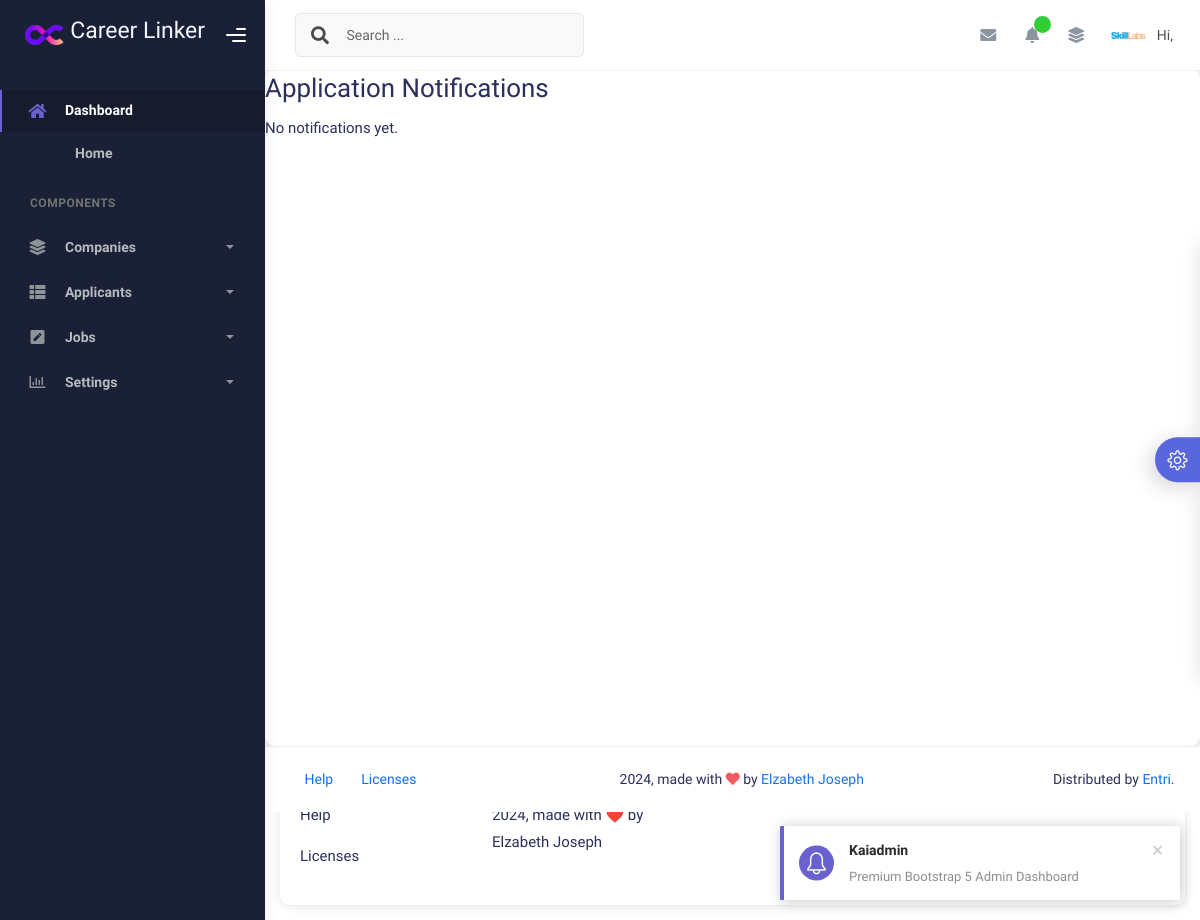
Before: /company/company/notifications/ (signed in) with the older database file.
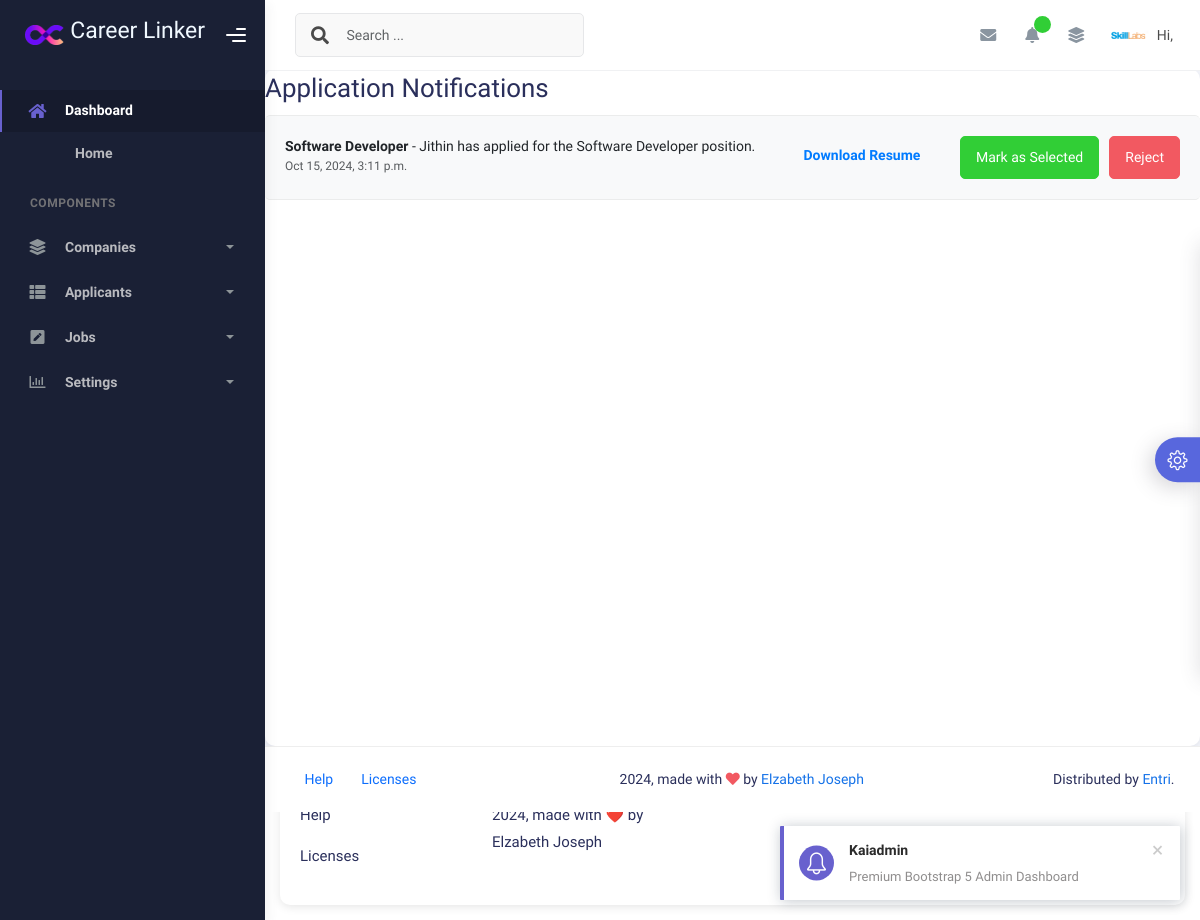
After: the same page with the newer database file.
### adminpanel/models.py (models this page shows, shortened)
class ApplicationNotification(models.Model):
    job = models.ForeignKey(Job, on_delete=models.CASCADE)
    company_user = models.ForeignKey(User, related_name='notifications', on_delete=models.CASCADE)
    applicant = models.ForeignKey(User, related_name='applications', on_delete=models.CASCADE)
    message = models.TextField()
    created_at = models.DateTimeField(auto_now_add=True)
    is_read = models.BooleanField(default=False)
    class Meta:
        verbose_name = 'Application Notification'
        verbose_name_plural = 'Application Notifications'
        ordering = ['-created_at']

class Job(models.Model):
    class ExperienceChoices(models.TextChoices):
        FRESHER = 'freshers', 'Freshers'
        YEARS_0_2 = '0 - 2 years', '0 - 2 years'
        YEARS_2_4 = '2 - 4 years', '2 - 4 years'
        YEARS_4_6 = '4 - 6 years', '4 - 6 years'
        YEARS_6_8 = '6 - 8 years', '6 - 8 years'
        YEARS_8_PLUS = '8+ years', '8+ years'
    class IndustryChoices(models.TextChoices):
        IT = 'IT Services & Consulting', 'IT Services & Consulting'
        HEALTHCARE = 'Healthcare', 'Healthcare'
        FINANCE = 'Finance', 'Finance'
        RETAIL = 'Retail', 'Retail'
        MANUFACTURING = 'Manufacturing', 'Manufacturing'
        TELECOM = 'Telecommunications', 'Telecommunications'
    class EmploymentTypeChoices(models.TextChoices):
        FULL_TIME = 'FT', 'Full-Time'
        PART_TIME = 'PT', 'Part-Time'
        CONTRACT = 'CT', 'Contract'
        FREELANCE = 'FR', 'Freelance'
        INTERNSHIP = 'IN', 'Internship'
    company = models.ForeignKey(CompanyProfile, on_delete=models.CASCADE)  # Link to CompanyProfile
    title = models.CharField(max_length=255)
    description = models.TextField()
    location = models.CharField(max_length=255)
    openings = models.PositiveIntegerField(default=1)
    selected_candidates = models.IntegerField(default=0)  # Add this field
    role = models.CharField(max_length=100, default='Not specified')
    employment_type = models.CharField(max_length=50, choices=EmploymentTypeChoices.choices, default=EmploymentTypeChoices.FULL_TIME)
    salary = models.PositiveIntegerField(default=0)  # Using PositiveIntegerField for simplicity
    experience_required = models.CharField(max_length=50, choices=ExperienceChoices.choices, default=ExperienceChoices.YEARS_0_2)
    industry_type = models.CharField(max_length=255, choices=IndustryChoices.choices, default=IndustryChoices.IT)
    key_skills = models.TextField(default="Not specified")
    posted_at = models.DateTimeField(auto_now_add=True)
    is_active = models.BooleanField(default=True)

### companypanel/views.py (the view)
# urls.py: path('company/notifications/', application_notifications, name='application_notifications'),
@login_required
def application_notifications(request):
    company = get_object_or_404(CompanyProfile, user=request.user)  # Ensure company is being fetched correctly
    job = Job.objects.filter(company__user=request.user).first()
    if not job:
        messages.error(request, 'No job found for this company.')
        return redirect('company_home')  # Redirect if no job is found
    company_notifications = ApplicationNotification.objects.filter(
        company_user=request.user
    ).order_by('-created_at')
    return render(request, 'companypanel/application_notification.html', {
        'company_notifications': company_notifications,
        'company': company,
        'job': job,
    })

### companypanel/templates/companypanel/application_notification.html (shortened to what this page needs)
{% extends 'companypanel/company_base.html' %}
{% block content %}
<div class="container">
    <h2>Application Notifications</h2>
    {% if company_notifications %}
    <ul class="list-group" >
        {% for notification in company_notifications %}
            <li class="list-group-item">
                <div class="notification-details">
                    <strong>{{ notification.job.title }}</strong> - {{ notification.message }}
                    <div class="text-muted">{{ notification.created_at|date:"M d, Y, g:i a" }}</div>
                </div>
                <div class="resume-section">
                    {% with profile=notification.applicant.completeprofile %}
                        {% if profile.resume %}
                            <a href="{{ profile.resume.url }}" target="_blank" class="btn btn-link">Download Resume</a>
                        {% else %}
                            <p>No resume uploaded.</p>
                        {% endif %}
                    {% endwith %}
                </div>
                <div class="notification-actions">
                    {% if notification.job.openings > 0 %}
                        <a href="{% url 'mark_application' notification.id 'selected' %}" class="btn btn-success btn-sm">
                            Mark as Selected
                        </a>
                    {% else %}
                        <span class="badge badge-secondary">Selected</span>
                    {% endif %}
                    <a href="{% url 'reject_application' notification.id %}" class="btn btn-danger btn-sm">Reject</a>
                </div>
            </li>
        {% endfor %}
    </ul>
    {% else %}
        <p>No notifications yet.</p>
    {% endif %}
</div>
<footer class="footer">
    <div class="container">
        <div class="row">
            <div class="col-md-6 text-left">
                <p>Help</p>
                <p>Licenses</p>
            </div>
            <div class="col-md-6 text-right">
                <p>2024, made with ❤️ by Elzabeth Joseph</p>
            </div>
        </div>
    </div>
</footer>
{% endblock %}

Changed rows visible on the page:
added ApplicationNotification: job "Software Developer", message "Jithin has applied for the Software Developer position.", created_at "Oct 15, 2024, 3:11 p.m.", shows "Mark as Selected"
Other visible differences:
text no longer shown: "No notifications yet."
